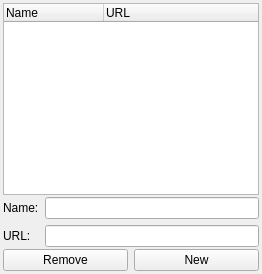
<ui version="4.0" >
  <author></author>
  <comment></comment>
  <exportmacro></exportmacro>
  <class>ServerEditBase</class>
  <widget class="QWidget" name="ServerEditBase" >
    <property name="windowTitle" >
      <string>Edit servers</string>
    </property>
    <layout class="QVBoxLayout" >
      <property name="margin" >
        <number>3</number>
      </property>
      <property name="spacing" >
        <number>2</number>
      </property>
      <item>
        <widget class="QTreeWidget" name="servers" >
          <property name="minimumSize" >
            <size>
              <width>0</width>
              <height>1</height>
            </size>
          </property>
          <property name="rootIsDecorated" >
            <bool>false</bool>
          </property>
          <column>
            <property name="text" >
              <string>Name</string>
            </property>
          </column>
          <column>
            <property name="text" >
              <string>URL</string>
            </property>
          </column>
        </widget>
      </item>
      <item>
        <layout class="QHBoxLayout" >
          <property name="margin" >
            <number>0</number>
          </property>
          <property name="spacing" >
            <number>6</number>
          </property>
          <item>
            <layout class="QVBoxLayout" >
              <property name="margin" >
                <number>0</number>
              </property>
              <property name="spacing" >
                <number>6</number>
              </property>
              <item>
                <widget class="QLabel" name="nameLabel" >
                  <property name="text" >
                    <string>Name:</string>
                  </property>
                </widget>
              </item>
              <item>
                <widget class="QLabel" name="urlLabel" >
                  <property name="text" >
                    <string>URL:</string>
                  </property>
                </widget>
              </item>
            </layout>
          </item>
          <item>
            <layout class="QVBoxLayout" >
              <property name="margin" >
                <number>0</number>
              </property>
              <property name="spacing" >
                <number>6</number>
              </property>
              <item>
                <widget class="QLineEdit" name="servername" />
              </item>
              <item>
                <widget class="QLineEdit" name="serverurl" />
              </item>
            </layout>
          </item>
        </layout>
      </item>
      <item>
        <layout class="QHBoxLayout" >
          <property name="margin" >
            <number>0</number>
          </property>
          <property name="spacing" >
            <number>6</number>
          </property>
          <item>
            <widget class="QPushButton" name="removeserver" >
              <property name="text" >
                <string>Remove</string>
              </property>
              <property name="autoDefault" >
                <bool>false</bool>
              </property>
            </widget>
          </item>
          <item>
            <widget class="QPushButton" name="newserver" >
              <property name="text" >
                <string>New</string>
              </property>
              <property name="autoDefault" >
                <bool>false</bool>
              </property>
            </widget>
          </item>
        </layout>
      </item>
    </layout>
  </widget>
  <pixmapfunction></pixmapfunction>
  <resources/>
  <connections/>
</ui>
